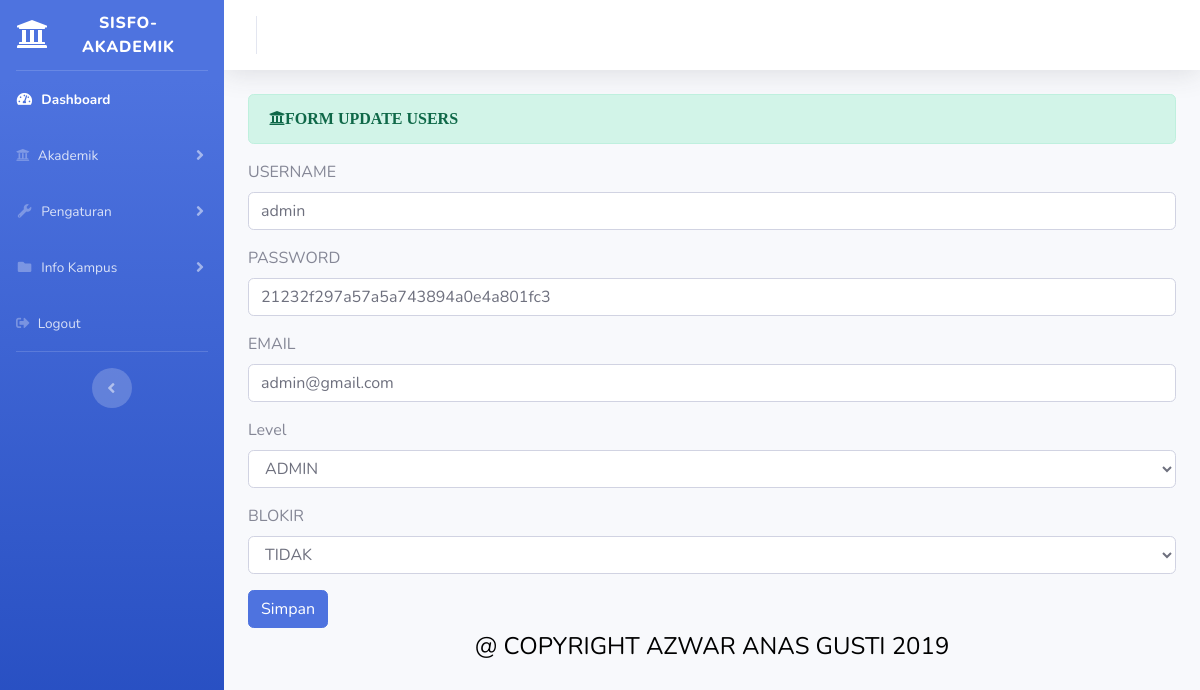
Page /index.php/administrator/user/update/1 on the committed database.
### tables this page shows
CREATE TABLE `user` (
  `id` int(11) NOT NULL,
  `username` varchar(255) NOT NULL,
  `password` varchar(255) NOT NULL,
  `email` varchar(255) NOT NULL,
  `level` enum('admin','user') NOT NULL,
  `blokir` enum('N','Y') NOT NULL,
  `id_session` varchar(255) NOT NULL
);

### application/controllers/administrator/user.php (called while the page is built, shortened)
<?php
class User extends CI_Controller{
		public function update($id)
	{
              $where = array('id' => $id);
              $data['user']  = $this->user_model->edit_data($where,
              	'user')->result();
               $this->load->view('templates_administrator/header');
		       $this->load->view('templates_administrator/sidebar');
		       $this->load->view('administrator/user_update',$data);
		       $this->load->view('templates_administrator/footer');
	}
}

### index.php (called while the page is built, shortened)
<?php
require_once BASEPATH.'core/CodeIgniter.php';

### application/models/user_model.php (called while the page is built, shortened)
<?php
class User_model extends CI_model{
public function edit_data($where,$table){
	return $this->db->get_where($table,$where);
}
}

### application/views/administrator/user_update.php (the view, shortened to what this page needs)
<div class="container-fluid">
	 <div class="alert alert-success" role="alert">
   <i class="fas fa-university">FORM UPDATE  USERS </i>
       </div>
       <?php foreach($user as $user) : ?>
        	<form method="post" action="<?php echo base_url('administrator/user/update_aksi') ?>">
		<div class="form-group">
			<label>USERNAME</label>
			<input type="text" name="username"placeholder="Masukan USERNAME" class="form-control" value="<?php echo $user->username ?>">
		</div>
			<div class="form-group">
			<label>PASSWORD</label>
			<input type="text" name="password" placeholder="Masukan PASSWORD" class="form-control" value="<?php echo $user->password ?>">
		</div>
		<div class="form-group">
			<label>EMAIL</label>
			<input type="text" name="email"placeholder="Masukan Email" class="form-control" value="<?php echo $user->email ?>">
		</div>
		<div class="form-group">
			<label>Level</label>
			<select name="level" class="form-control">
		    <?php
		    if($level == 'admin'){
		    ?>
		    <option value="admin"selected>ADMIN</option>
		    <option value="mahasiswa">MAHASISWA</option>
		    <?php
		} elseif($level == 'mahasiswa'){
		?>
		    <option value="admin">ADMIN</option>
		    <option value="mahasiswa"selected>MAHASISWA</option>
		    <?php
		} else{
		?>
		  <option value="admin">ADMIN</option>
		<?php } ?>
		</select>
		</div>
		<div class="form-group">
			<label>BLOKIR</label>
			<select name="blokir" class="form-control">
		    <?php
		    if($blokir == 'Y'){
		    ?>
		    <option value="Y">Ya</option>
		    <option value="N" selected>Tidak</option>
		    <?php
		} elseif($blokir == 'N'){
		?>
		    <option value="Y">YA</option>
		    <option value="N" selected=>Tidak</option>
		    <?php
		} else{
		?>
		    <option value="N" selected>TIDAK</option>
		<?php } ?>
		</select>
		</div>
     <button type="submit" class="btn btn-primary">Simpan</button>
	</form>
<?php endforeach; ?>
</div>

### rows in the picture
user: username "admin", password "21232f297a57a5a743894a0e4a801fc3", email "admin@gmail.com"
